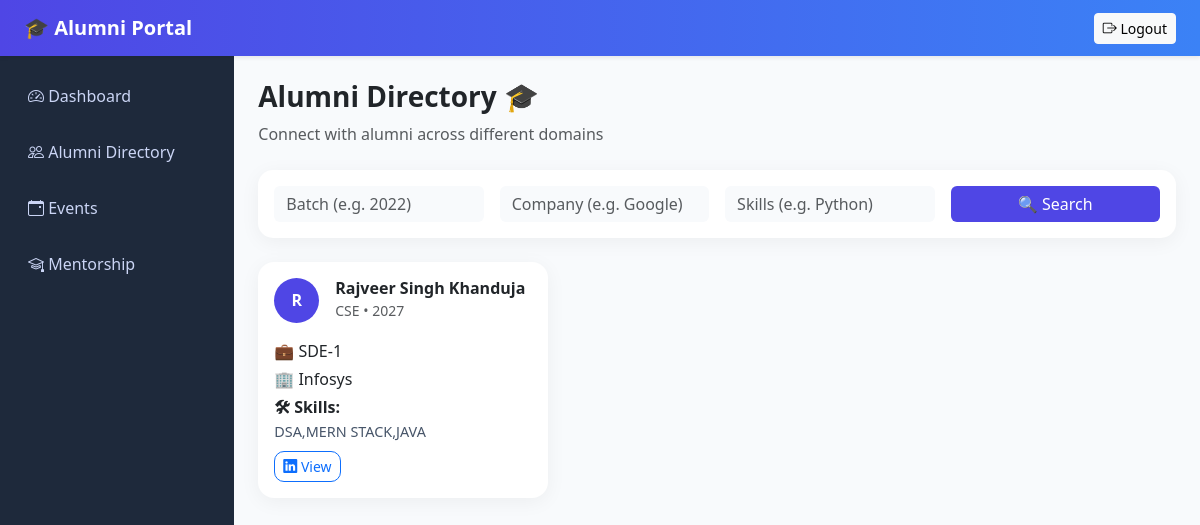
The page /directory (signed in) on the database its author committed.
### app/models.py (models this page shows, shortened)
class AlumniProfile(db.Model):
    id = db.Column(db.Integer, primary_key=True)
    user_id = db.Column(db.Integer, db.ForeignKey("user.id"), nullable=False, unique=True)
    batch = db.Column(db.String(20), nullable=False)
    branch = db.Column(db.String(100), nullable=False)
    company = db.Column(db.String(120), nullable=True)
    job_role = db.Column(db.String(120), nullable=True)
    skills = db.Column(db.String(255), nullable=True)
    linkedin = db.Column(db.String(255), nullable=True)
    user = db.relationship("User", back_populates="profile")

class User(UserMixin, db.Model):
    id = db.Column(db.Integer, primary_key=True)
    name = db.Column(db.String(120), nullable=False)
    email = db.Column(db.String(120), unique=True, nullable=False)
    password_hash = db.Column(db.String(255), nullable=False)
    role = db.Column(db.String(20), nullable=False, default="student")
    created_at = db.Column(db.DateTime, default=datetime.utcnow)
    profile = db.relationship("AlumniProfile", back_populates="user", uselist=False)
    mentorship_requests = db.relationship(
        "Mentorship",
        back_populates="student",
        foreign_keys="Mentorship.student_id",
        lazy=True,
    )
    mentorship_offers = db.relationship(
        "Mentorship",
        back_populates="alumni",
        foreign_keys="Mentorship.alumni_id",
        lazy=True,
    )
    event_registrations = db.relationship(
        "EventRegistration", back_populates="user", cascade="all, delete-orphan"
    )

### app/routes/alumni_routes.py (the view)
@alumni_bp.route("/directory")
@login_required
def directory():
    batch = request.args.get("batch", "").strip()
    company = request.args.get("company", "").strip()
    skills = request.args.get("skills", "").strip()
    query = AlumniProfile.query.join(AlumniProfile.user)
    if batch:
        query = query.filter(AlumniProfile.batch.ilike(f"%{batch}%"))
    if company:
        query = query.filter(AlumniProfile.company.ilike(f"%{company}%"))
    if skills:
        query = query.filter(AlumniProfile.skills.ilike(f"%{skills}%"))
    profiles = query.all()
    return render_template(
        "directory.html",
        profiles=profiles,
        filters={
            "batch": batch,
            "company": company,
            "skills": skills
        },
    )

### app/models.py (called while the page is built)
@login_manager.user_loader
def load_user(user_id):
    return User.query.get(int(user_id))

### app/templates/directory.html
{% extends 'base.html' %}
{% block content %}
<div class="mb-4">
    <h3 class="fw-bold">Alumni Directory 🎓</h3>
    <p class="text-muted">Connect with alumni across different domains</p>
</div>
<div class="card p-3 mb-4">
    <form method="get" class="row g-3">
        <div class="col-md-3">
            <input type="text" name="batch" class="form-control" placeholder="Batch (e.g. 2022)" value="{{ filters.batch }}">
        </div>
        <div class="col-md-3">
            <input type="text" name="company" class="form-control" placeholder="Company (e.g. Google)" value="{{ filters.company }}">
        </div>
        <div class="col-md-3">
            <input type="text" name="skills" class="form-control" placeholder="Skills (e.g. Python)" value="{{ filters.skills }}">
        </div>
        <div class="col-md-3 d-grid">
            <button type="submit" class="btn btn-primary">
                🔍 Search
            </button>
        </div>
    </form>
</div>
<div class="row g-4">
    {% for p in profiles %}
    <div class="col-md-6 col-lg-4">
        <div class="card alumni-card p-3 h-100">
            <div class="d-flex align-items-center mb-3">
                <div class="avatar me-3">
                    {{ p.user.name[0] | upper }}
                </div>
                <div>
                    <h6 class="mb-0 fw-bold">{{ p.user.name }}</h6>
                    <small class="text-muted">{{ p.branch }} • {{ p.batch }}</small>
                </div>
            </div>
            <p class="mb-1"><strong>💼</strong> {{ p.job_role or "Not specified" }}</p>
            <p class="mb-1"><strong>🏢</strong> {{ p.company or "Not specified" }}</p>
            <p class="mb-2">
                <strong>🛠 Skills:</strong><br>
                <span class="skills-text">
                    {{ p.skills or "Not mentioned" }}
                </span>
            </p>
            <div class="mt-auto d-flex justify-content-between align-items-center">
                {% if p.linkedin %}
                <a href="{{ p.linkedin }}" target="_blank" class="btn btn-sm btn-outline-primary">
                    <i class="bi bi-linkedin"></i> View
                </a>
                {% else %}
                <span class="text-muted small">No LinkedIn</span>
                {% endif %}
            </div>
        </div>
    </div>
    {% else %}
        <p class="text-center text-muted">No alumni found.</p>
    {% endfor %}
</div>
{% endblock %}

### app/templates/base.html (shortened to what this page needs)
<!doctype html>
<html lang="en">
<head>
    <link href="https://cdn.jsdelivr.net/npm/bootstrap@5.3.3/dist/css/bootstrap.min.css" rel="stylesheet">
    <link href="https://cdn.jsdelivr.net/npm/bootstrap-icons@1.11.3/font/bootstrap-icons.css" rel="stylesheet">
    <link href="{{ url_for('static', filename='css/style.css') }}" rel="stylesheet">
</head>
<body>
<nav class="navbar navbar-expand-lg navbar-dark custom-navbar shadow-sm">
    <div class="container-fluid px-4">
        <a class="navbar-brand fw-bold" href="{{ url_for('alumni.dashboard') }}">
            🎓 Alumni Portal
        </a>
        {% if current_user.is_authenticated %}
        <div class="d-flex gap-2">
            <a class="btn btn-light btn-sm" href="{{ url_for('auth.logout') }}">
                <i class="bi bi-box-arrow-right"></i> Logout
            </a>
        </div>
        {% endif %}
    </div>
</nav>
<div class="d-flex">
    {% if current_user.is_authenticated %}
    <div class="sidebar p-3">
        <a href="{{ url_for('alumni.dashboard') }}" class="sidebar-link">
            <i class="bi bi-speedometer2"></i> Dashboard
        </a>
        <a href="{{ url_for('alumni.directory') }}" class="sidebar-link">
            <i class="bi bi-people"></i> Alumni Directory
        </a>
        <a href="{{ url_for('events.list_events') }}" class="sidebar-link">
            <i class="bi bi-calendar-event"></i> Events
        </a>
        <a href="{{ url_for('mentorship.mentorship_home') }}" class="sidebar-link">
            <i class="bi bi-mortarboard"></i> Mentorship
        </a>
    </div>
    {% endif %}
    <div class="main-content flex-grow-1 p-4">
        {% block content %}{% endblock %}
    </div>
</div>
</body>
</html>

### app/static/css/style.css (style rules this page uses)
body { background-color: #f5f7fb; font-family: 'Segoe UI', sans-serif; }
.custom-navbar { background: linear-gradient(90deg, #4f46e5, #3b82f6); }
.sidebar { width: 240px; min-height: 100vh; background: #1e293b; color: white; }
.sidebar-link { display: block; padding: 12px; color: #cbd5f5; text-decoration: none; border-radius: 8px; margin-bottom: 8px; transition: 0.2s; }
.main-content { background: #f8fafc; }
.card { border: none; border-radius: 15px; box-shadow: 0 4px 20px rgba(0,0,0,0.05); transition: 0.3s; }
.btn-primary { background: #4f46e5; border: none; }
.form-control { border: none; background: #f8fafc; }
.alumni-card { border-radius: 16px; transition: 0.3s; }
.avatar { width: 45px; height: 45px; border-radius: 50%; background: #4f46e5; color: white; display: flex; align-items: center; justify-content: center; font-weight: bold; }
.skills-text { font-size: 0.9rem; color: #475569; }
.btn-outline-primary { border-radius: 10px; }

### rows shown on the page
AlumniProfile: user "R", user.name "Rajveer Singh Khanduja", branch "CSE", batch "2027", job_role "SDE-1", company "Infosys", skills "DSA,MERN STACK,JAVA"
